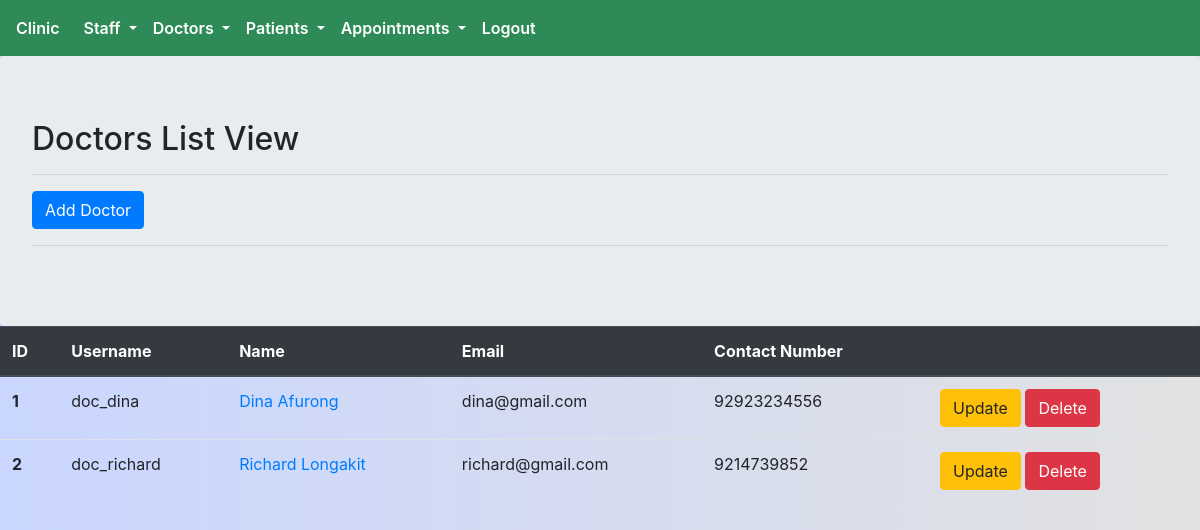
Page /doctor/list/ (signed in) on the earlier database version.
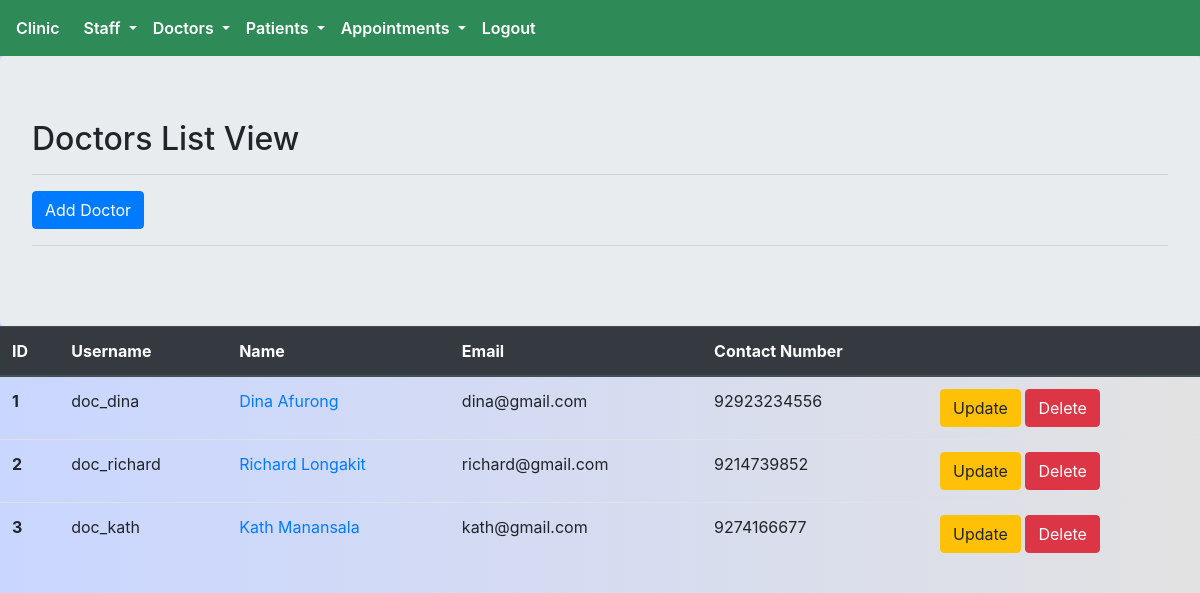
Same page on the later database version.
### doctor/models.py (models this page shows, shortened)
class Doctor(models.Model):
    user = models.OneToOneField(User,on_delete=models.CASCADE)
    is_doctor = models.BooleanField(default=True)
    contact_number = models.PositiveIntegerField()
    profile_picture = models.ImageField(blank=True)

### doctor/views.py (the view)
# urls.py: path('list/',staff_member_required(views.Doctor_listview.as_view()),name='doctor_list'),
class Doctor_listview(generic.ListView):
    context_object_name = 'doctors'
    template_name = 'doctor/doctors_list.html'
    model = Doctor

### templates/doctor/doctors_list.html
{% extends 'core/base.html' %}
{% block head_block %}
{% load static %}
<link rel="stylesheet" href="{% static 'css/doctor_list.css'%}">
{% endblock head_block %}
{% block body_block %}
    <div class="jumbotron" style="margin-bottom: 0px !important;">
        <h2>Doctors List View</h2>
        <hr>
        <a href="{% url 'doctor:doctor_create'%}" class="btn btn-primary"> Add Doctor </a>
        <hr>
    </div>
    <div class="doctors-list-container">
        <table class="table">
            <thead class="thead-dark">
            <tr>
                <th scope="col">ID</th>
                <th scope="col">Username</th>
                <th scope="col">Name</th>
                <th scope="col">Email</th>
                <th scope="col">Contact Number</th>
                <th scope="col"></th>
            </tr>
            </thead>
            <tbody>
            {% for doctor in doctors %}
            <tr>
                <th scope="row">{{ doctor.id }}</th>
                <td>{{ doctor.user.username }}</td>
                <td><a href="{% url 'doctor:doctor_detail' pk=doctor.id %}">{{ doctor.user.first_name | title }} {{ doctor.user.last_name | title }}</a></td>
                <td>{{ doctor.user.email }}</td>
                <td>{{ doctor.contact_number }}</td>
                <td>
                    <a href="{% url 'doctor:doctor_update' pk=doctor.user.id %}" class="btn btn-warning">Update</a>
                    <a href="{% url 'doctor:doctor_delete' pk=doctor.id %}" class="btn btn-danger">Delete</a>
                </td>
            </tr>
            {% endfor %}
            </tbody>
        </table>
    </div>
{% endblock body_block %}

Differences in the rows shown:
added Doctor: id "3", user.username "doc_kath", user.first_name "Kath", user.last_name "Manansala", user.email "kath@gmail.com", contact_number "9274166677"
